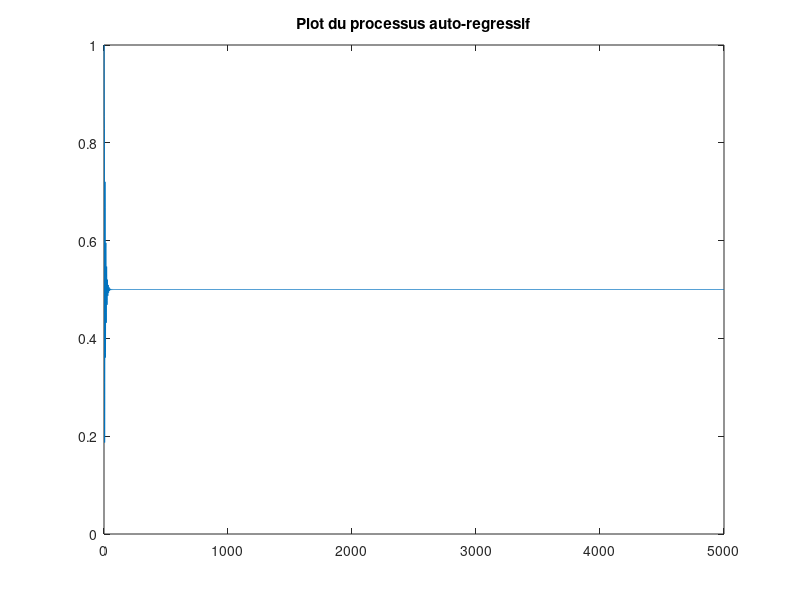

MATLAB code to generate this figure:
clear; close all; clc

%% Param?tres

p = 4;
N = 5000;
a_i = rand(1,p);
Nfft = 512;
m=0;
sigma2 = 1;
%X = sqrt(sigma2)*randn(N,1) + m;
X = ones(1,N);

f = -1/2:1/Nfft:1/2-1/Nfft;
a_i = a_i./(sum(abs(a_i)));

a=[1 a_i];
b=[1];



%% Processus AR

Y = filter(b,a,X);
h=freqz(b,a,2*pi*f);


%% Fr?quentiel

TF = fftshift(abs(fft(Y,Nfft))).^2/Nfft;
DSP = abs(h).^2*sigma2;

%% Affichage

figure,
plot(Y), title('Plot du processus auto-regressif');
%subplot(212)
%plot(f,TF),
%hold on
%plot(f,DSP,'r','LineWidth',2),
%title('Transformee de Fourrier(bleu) & DSP(rouge)');


